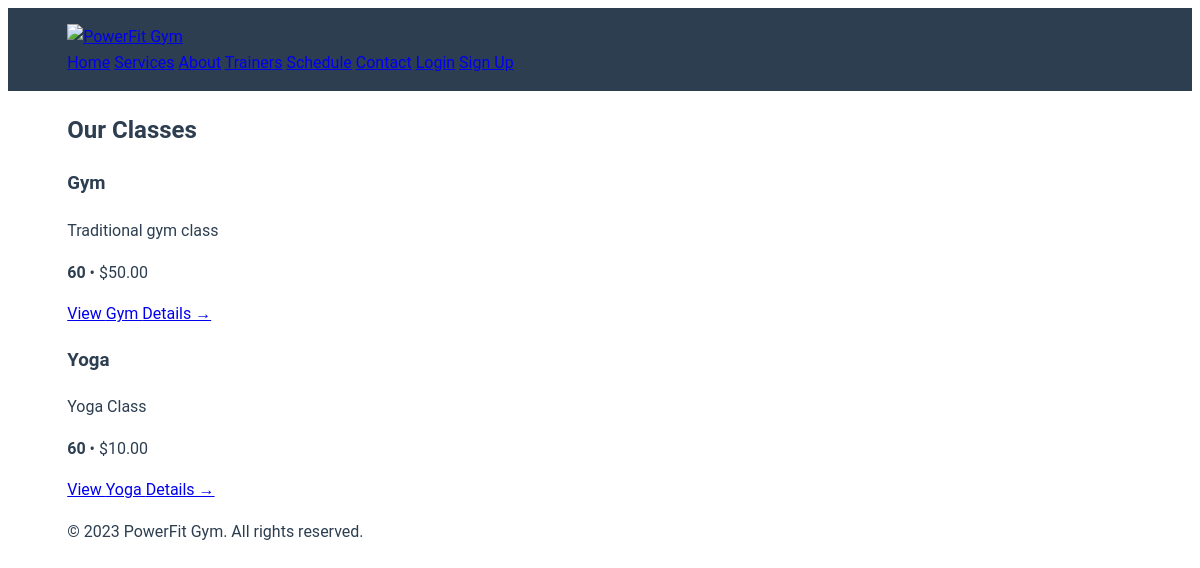
Page /services/ on the committed database.
### main/models.py (models this page shows, shortened)
class Service(models.Model):
    name = models.CharField(max_length=100)
    description = models.TextField()
    price = models.DecimalField(max_digits=6, decimal_places=2, default=0.00)
    duration = models.CharField(max_length=50, help_text="Eg: 60 minutes")
    featured = models.BooleanField(default=False)
    image = models.CharField(max_length=100, blank=True)
    max_capacity = models.PositiveIntegerField(
        default=10,
        help_text="Maximum participants per session"
    )
    def get_absolute_url(self):
        return reverse('service_detail', args=[str(self.id)])

### main/views.py (the view)
# urls.py: path('services/', views.services, name='services'),
def services(request):
    all_services = Service.objects.all()
    return render(request, 'services.html', {'services': all_services})

### main/templates/services.html
{% extends 'base.html' %}
{% load static %}
{% block content %}
<section class="services">
    <h1>Our Classes</h1>
    <div class="service-list">
        {% for service in services %}
        <div class="service-card">
            <h3>{{ service.name }}</h3>
            <p>{{ service.description }}</p>
            <p><strong>{{ service.duration }}</strong> • ${{ service.price }}</p>
            <a href="{{ service.get_absolute_url }}" class="button">
                View {{ service.name|truncatechars:15 }} Details →
            </a>
        </div>
        {% endfor %}
    </div>
</section>
{% endblock %}

### static/css/style.css (style rules this page uses)
:root { --primary: #2c3e50; --secondary: #e74c3c; --light: #ecf0f1; --dark: #2c3e50; }
body { font-family: 'Roboto', sans-serif; line-height: 1.6; color: var(--dark); }
.service-list { display: grid; gap: 1.5rem; grid-template-columns: repeat(auto-fill, minmax(300px, 1fr)); }
.service-card { background: white; padding: 1.5rem; border-radius: 8px; box-shadow: 0 2px 4px rgba(0,0,0,0.1); }
.button { display: inline-block; background: #2c3e50; color: white; padding: 0.6rem 1.2rem; border-radius: 4px; text-decoration: none; margin-top: 1rem; transition: all 0.3s ease; font-weight: 500; }
.service-card { display: flex; flex-direction: column; height: 100%; }
.service-card .button { margin-top: auto; align-self: flex-start; }

### rows in the picture
Service: name "Gym", description "Traditional gym class", duration "60", price "50.00"
Service: name "Yoga", description "Yoga Class", duration "60", price "10.00"
